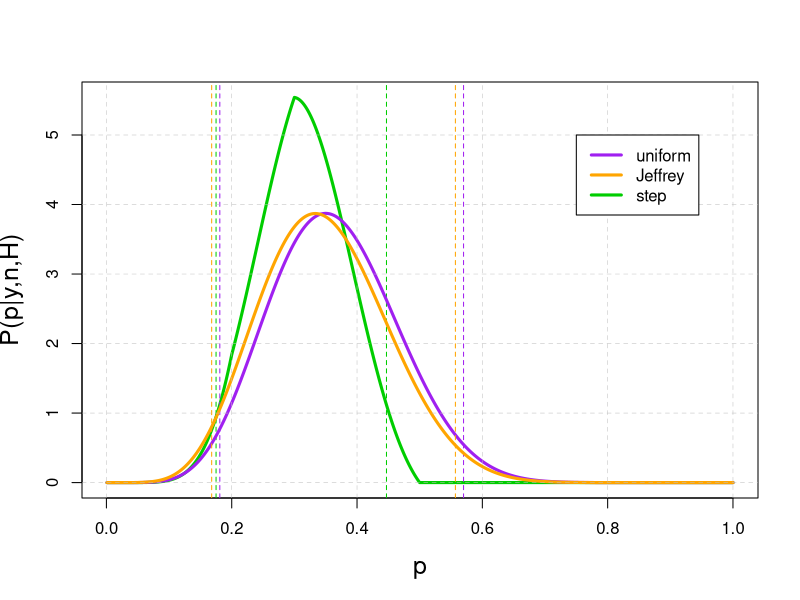

Write the R code that produced this figure.
# WRITE THE POSTERIOR
n <- 20
y <- 7
n.sample <- 1000
p <- seq(1 / n.sample, 1, 1 / n.sample)

# uniform
unif_posterior.star <- dbinom(y, n, p)   # un-normalized posterior
unif_posterior <- unif_posterior.star / (sum(unif_posterior.star) / n.sample)

# Jeffrey's
jeff_posterior.star <- dbinom(y, n, p) / sqrt(p)   # un-normalized posterior
jeff_posterior <- jeff_posterior.star / (sum(jeff_posterior.star) / n.sample)

# step
prior <- rep(0, length(p))

for(i in 1:length(p)){
    if(p[i] <= 0.2){
        prior[i] <- p[i]
    }
    if(p[i] > 0.2 && p[i] <= 0.3){
        prior[i] <- 0.2
    }
    if(p[i] > 0.3 && p[i] <= 0.5){
        prior[i] <- (0.5 - p[i])
    }
    if(p[i] > 0.5){
        prior[i] <- 0
    }
}

step_posterior.star <- dbinom(y, n, p) * prior  # un-normalized posterior
step_posterior <- step_posterior.star / (sum(step_posterior.star) / n.sample)


# FIRST AND SECOND MOMENTS
first <- function(f){
    E.p <- sum(p * f) / n.sample

    return(E.p)
}

stdev <- function(f){
    E_2 <- sum(p^2 * f) / n.sample
    var <- E_2 - first(f)^2
    sigma <- sqrt(var)

    return(sigma)
}

# uniform
unif_mean <- first(unif_posterior)
unif_sigma <- stdev(unif_posterior)

# Jeffrey's
jeff_mean <- first(jeff_posterior)
jeff_sigma <- stdev(jeff_posterior)

# step
step_mean <- first(step_posterior)
step_sigma <- stdev(step_posterior)


# CREDIBILITY INTERVAL
# functions to find the interval
ci_min <- function(f){
    integral <- sum(f)
    val <- 0
    for(i in 1:length(f)){
        val <- val + f[i]
        if(val > integral * 0.025){
            break
        }
    }
    return(i / 1000)
}

ci_max <- function(f){
    integral <- sum(f)
    val <- 0
    for(i in 1:length(f)){
        val <- val + f[i]
        if(val > integral * 0.975){
            break
        }
    }
    return(i / 1000)
}

# uniform
unif_min <- ci_min(unif_posterior)
unif_max <- ci_max(unif_posterior)

# Jeffrey's
jeff_min <- ci_min(jeff_posterior)
jeff_max <- ci_max(jeff_posterior)

# step
step_min <- ci_min(step_posterior)
step_max <- ci_max(step_posterior)


# PLOT
plot(p, step_posterior, type = "l", col = "green3", lwd = 3, cex.lab = 1.5, xlab = "p", ylab = "P(p|y,n,H)")
abline(v = step_min, lty = 2, lwd = 1, col = "green3")
abline(v = step_max, lty = 2, lwd = 1, col = "green3")

lines(p, unif_posterior, type = "l", col = "purple", lwd = 3, cex.lab = 1.5, xlab = "p", ylab = "P(p|y,n,H)")
abline(v = unif_min, lty = 2, lwd = 1, col = "purple")
abline(v = unif_max, lty = 2, lwd = 1, col = "purple")

lines(p, jeff_posterior, type = "l", col = "orange", lwd = 3, cex.lab = 1.5, xlab = "p", ylab = "P(p|y,n,H)")
abline(v = jeff_min, lty = 2, lwd = 1, col = "orange")
abline(v = jeff_max, lty = 2, lwd = 1, col = "orange")

grid(nx = NULL, ny = NULL, lty = 2, col = "gray", lwd = 0.5)

legend(0.75, 5, legend = c("uniform", "Jeffrey", "step"), col = c("purple", "orange", "green3"), lty = 1,, lwd = 3, cex = 1)


# SUMMARY TABLE
prior_dist <- c("uniform", "Jeffrey's", "step")
mean <- c(unif_mean, jeff_mean, step_mean)
sigma <- c(unif_sigma, jeff_sigma, step_sigma)
min_conf.int <- c(unif_min, jeff_min, step_min)
max_conf.int <- c(unif_max, jeff_max, step_max)

df <- data.frame(prior_dist, mean, sigma, min_conf.int, max_conf.int)
print(df)












